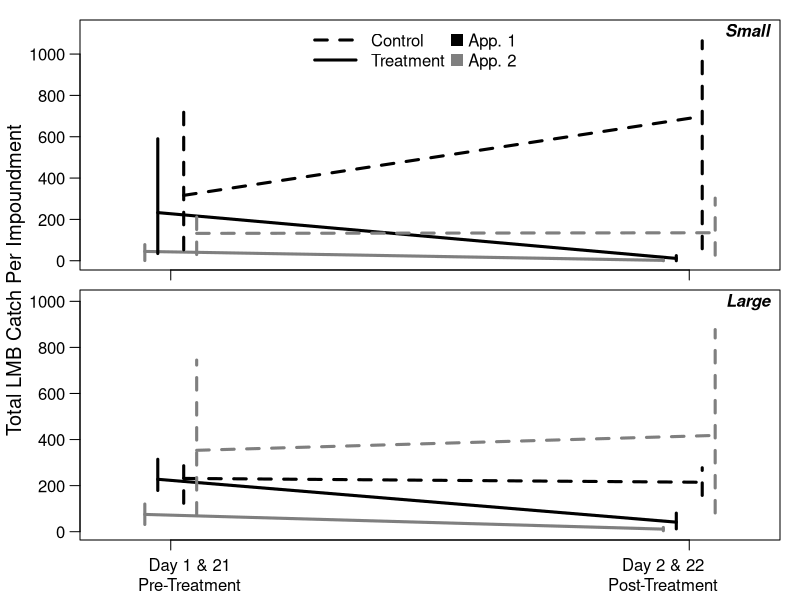

This chart was generated by the following R code:

dat = read.csv("lmb_seine.csv", stringsAsFactors = F)

datsub = dat[dat$period %in% c("before", "after") & dat$event %in% c(1,2),]
unique(datsub$event)
unique(datsub$period)

df = aggregate(datsub['count'], list(lake = datsub$lake, period = datsub$period, 
                                     type = datsub$type, event = datsub$event, 
                                     year = datsub$year, size = datsub$size_class,
                                     tt = datsub$times_treat), sum)
df$period = as.factor(df$period); df$period = relevel(df$period, ref = "before")
sml_mean = with(subset(df, size == "small"), tapply(count, list(event, period, type), mean))
sml_lwr = with(subset(df, size == "small"), tapply(count, list(event, period, type), function(x) quantile(x, 0.1)))
sml_upr = with(subset(df, size == "small"), tapply(count, list(event, period, type), function(x) quantile(x, 0.9)))
big_mean = with(subset(df, size == "big"), tapply(count, list(event, period, type), mean))
big_lwr = with(subset(df, size == "big"), tapply(count, list(event, period, type), function(x) quantile(x, 0.1)))
big_upr = with(subset(df, size == "big"), tapply(count, list(event, period, type), function(x) quantile(x, 0.9)))

ppi = 600
x = c(0.9,2.1)
xc = x + 0.03
xt = x - 0.03
xc2 = x + 0.06
xt2 = x - 0.06
png("lmb_day1_day2.png", h = 7 * ppi, w = 4 * ppi, res = ppi)
par(mfrow = c(2,1), mar = c(0.5,1,0.5,1), oma = c(2.5,3,0.5,0), cex.axis = 1, cex.lab = 1.2, mgp = c(1,0.75,0))
plot(x = 1, y = 1, type = "n", xlab = "", ylab = "", xlim = c(0.75,2.25), ylim = range(seq(0,1120)),las = 1, xaxt = "n")   
usr = par("usr"); xdiff = usr[2] - usr[1]; ydiff = usr[4] - usr[3]
points(sml_mean[1,,"control"] ~ xc, type = "l", pch = 16, lwd = 3, cex = 1.2, lty = 2)
points(sml_mean[1,,"treat"] ~ xt, type = "l", pch = 16, lwd = 3, cex = 1.2)
points(sml_mean[2,,"control"] ~ xc2, type = "l", pch = 16, lwd = 3, cex = 1.2, lty = 2, col = "grey50")
points(sml_mean[2,,"treat"] ~ xt2, type = "l", pch = 16, lwd = 3, cex = 1.2, col = "grey50")
arrows(xc, sml_lwr[1,,"control"], xc, sml_upr[1,,"control"], length = 0, lwd = 3, lty = 2)
arrows(xt, sml_lwr[1,,"treat"], xt, sml_upr[1,,"treat"], length = 0, lwd = 3)
arrows(xc2, sml_lwr[2,,"control"], xc2, sml_upr[2,,"control"], length = 0, lwd = 3, lty = 2, col = "grey50")
arrows(xt2, sml_lwr[2,,"treat"], xt2, sml_upr[2,,"treat"], length = 0, lwd = 3, col = "grey50")
axis(side = 1, at = x, labels = rep("", 2))
legend("top", legend = c("Control", "Treatment", "App. 1", "App. 2"), ncol = 2, pch = c(NA, NA, 15, 15), seg.len = c(2.75,2.75,1,1),
       col = c(rep("black", 3), "grey50"), bty = "n", pt.cex = 1.5, lty = c(2,1,NA,NA), lwd = c(3,3,NA,NA), x.intersp = c(1,1,0.25,0.25))
text(x = usr[2] - xdiff * 0, y = usr[4] - ydiff * 0.05, pos = 2, "Small", font = 4)

plot(x = 1, y = 1, type = "n", xlab = "", ylab = "", xlim = c(0.75,2.25), ylim = range(big_lwr, big_upr) * c(1,1.15),las = 1, xaxt = "n")    
usr = par("usr"); xdiff = usr[2] - usr[1]; ydiff = usr[4] - usr[3]
points(big_mean[1,,"control"] ~ xc, type = "l", pch = 16, lwd = 3, cex = 1.2, lty = 2)
points(big_mean[1,,"treat"] ~ xt, type = "l", pch = 16, lwd = 3, cex = 1.2)
points(big_mean[2,,"control"] ~ xc2, type = "l", pch = 16, lwd = 3, cex = 1.2, lty = 2, col = "grey50")
points(big_mean[2,,"treat"] ~ xt2, type = "l", pch = 16, lwd = 3, cex = 1.2, col = "grey50")
arrows(xc, big_lwr[1,,"control"], xc, big_upr[1,,"control"], length = 0, lwd = 3, lty = 2)
arrows(xt, big_lwr[1,,"treat"], xt, big_upr[1,,"treat"], length = 0, lwd = 3)
arrows(xc2, big_lwr[2,,"control"], xc2, big_upr[2,,"control"], length = 0, lwd = 3, lty = 2, col = "grey50")
arrows(xt2, big_lwr[2,,"treat"], xt2, big_upr[2,,"treat"], length = 0, lwd = 3, col = "grey50")
axis(side = 1, at = x, labels = rep("", 2))
text(x = usr[2] - xdiff * 0, y = usr[4] - ydiff * 0.05, pos = 2, "Large", font = 4)
# text(x = x, y = usr[3] - ydiff * 0.09, labels = c("Day 1 & 21\nPre-Treatment", "Day 2 & 22\nPost-Treatment"), xpd = T, cex = 1.1)
mtext(side = 2, outer = T, "Total LMB Catch Per Impoundment", line = 1.75, cex = 1.2)                                                       
mtext(side = 1, at = c(0.175,0.815), line = 1.25, outer = T, text = c("Day 1 & 21\nPre-Treatment", "Day 2 & 22\nPost-Treatment"), xpd = T, cex = 1)
dev.off()
